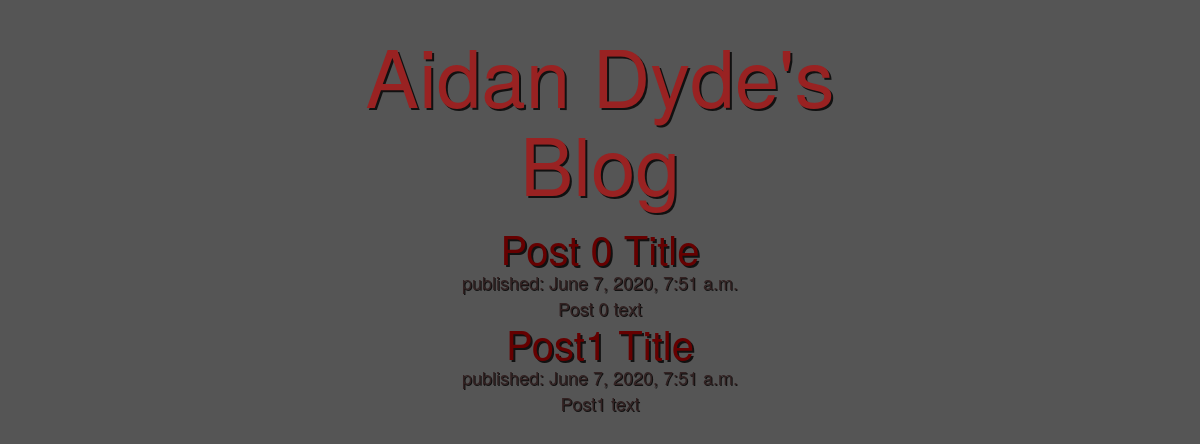
Before: / with the older database file.
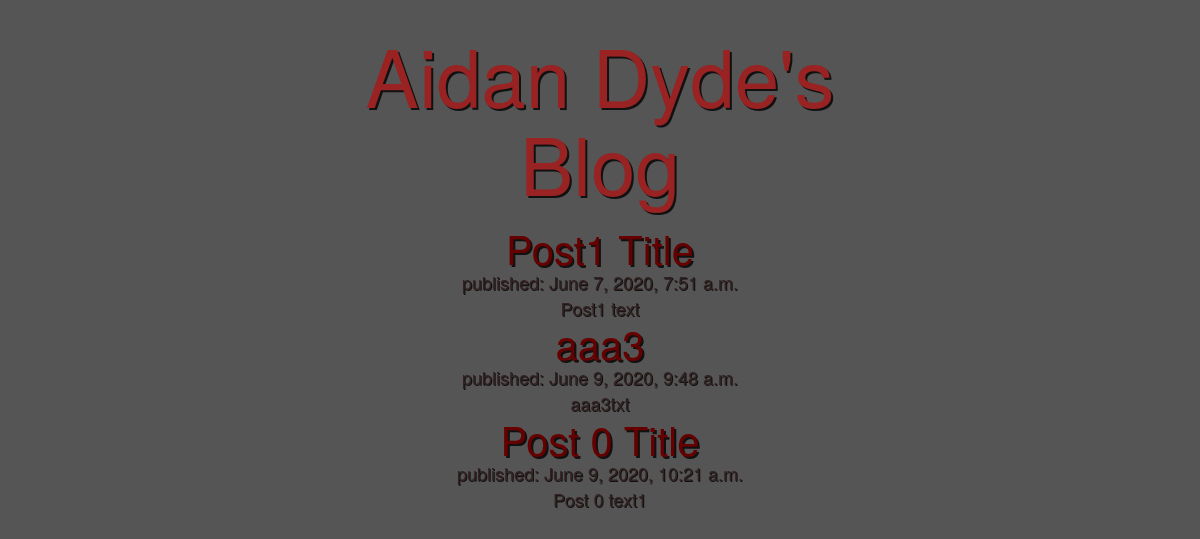
After: the same page with the newer database file.
### my_website_2/models.py (models this page shows, shortened)
class	Post(models.Model):
				author	=	models.ForeignKey(settings.AUTH_USER_MODEL,	on_delete=models.CASCADE)
				title	=	models.CharField(max_length=200)
				text	=	models.TextField()
				created_date	=	models.DateTimeField(default=timezone.now)
				published_date	=	models.DateTimeField(blank=True,	null=True)

### my_website_2/views.py (the view)
# urls.py: path('', views.post_list, name='post_list'),
def	post_list(request):
				posts	=	Post.objects.filter(published_date__lte=timezone.now()).order_by('published_date')
				return	render(request,	'my_website_2/post_list.html',	{'posts':posts})

### templates/my_website_2/post_list.html
{%	extends	'my_website_2/base.html'	%}
{% block content %}
    {% for	post in	posts %}
        <div>
            <h2 class="center"><a	href="{%	url	'post_detail'	pk=post.pk	%}">{{	post.title	}}</a></h2>
            <p class="center">published: {{	post.published_date    }}</p>
            <p class="center">{{	post.text|linebreaksbr    }}</p>
        </div>
    {% endfor %}
{% endblock %}

### templates/my_website_2/base.html (shortened to what this page needs)
{% load	static %}
<head>
    <link rel="stylesheet" href="//maxcdn.bootstrapcdn.com/bootstrap/3.2.0/css/bootstrap.min.css">
    <link rel="stylesheet" href="//maxcdn.bootstrapcdn.com/bootstrap/3.2.0/css/bootstrap-theme.min.css">
    <link rel="stylesheet" href="{% static	'css/my_website_2.css' %}">
</head>
<body>
<div class="center padded">
    <h1><a  href="/">Aidan Dyde's Blog</a></h1>
</div>
<div class="center">
{%	block	content	%}
{%	endblock	%}
</div>
</body>

### my_website_2/static/css/my_website_2.css (style rules this page uses)
h2 { color: #660000; width: 50%; text-align: center; font-size: 40px; }
h2 a { color: #660000; width: 50%; text-align: center; font-size: 40px; }
p { color: #332222; font-size: 18px; text-shadow: 1px 1px #111111; text-align: center; }
h1 { font-size: 80px; text-align: center; }
h1 a { color: #992222; }
body { background-color: #555555; text-shadow: 2px 2px #111111; }
.center { margin: auto; width: 50%; }
.padded { padding: 10px; }

Changed rows visible on the page:
shown differently, row unchanged: Post "Post1 Title": moves up the list
added Post: title "aaa3", published_date "June 9, 2020, 9:48 a.m.", text "aaa3txt"
changed Post "Post 0 Title": published_date "June 7, 2020, 7:51 a.m." → "June 9, 2020, 10:21 a.m."; text "Post 0 text" → "Post 0 text1"
